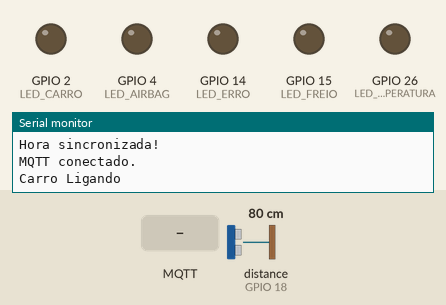
Simulated run of this program. Board: ESP32. Parts: output pins drawn as LEDs (lit = HIGH), the last lines printed to the serial monitor. Wiring (inferred from the names in the program): ultrasonic range finder: trigger GPIO 5; echo GPIO 18. The test bench sets the inputs (shaded band); at power-on: distance to the obstacle (sensor on GPIO 18) 80 cm. The echo pulse lasts 58.3 µs per cm; WiFi joins after 1.5 s; servers stay silent unless stated; the local clock reads 2024-03-15 10:24:30 at power-on unless the program sets it; no MQTT or app messages arrive unless stated; pins used as bus, display or sensor lines are not drawn.

Above: at 4.7 s.
4.8 s: MQTT message "{" arrives on the second subscribed topic
At 8.65 s:
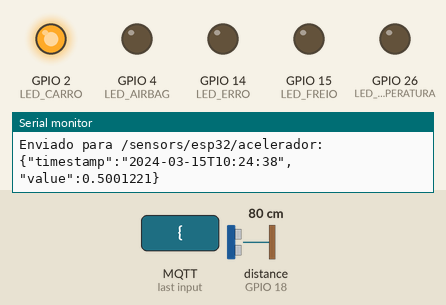
At 9.3 s:
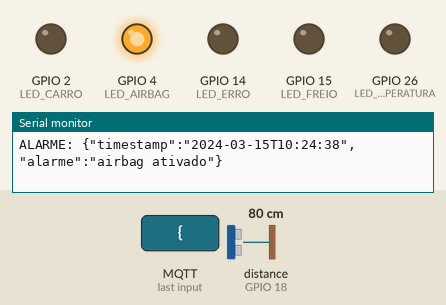
Timing chart, 0 to 10.8 s (numbered marks = the images above; inputs shaded):
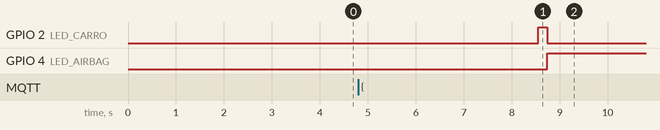

The program:

main.cpp
```cpp
// DataCollector adaptado para o modelo do trabalho
#include <WiFi.h>
#include <PubSubClient.h>
#include <ArduinoJson.h>
#include <time.h>
#include "DHT.h"

// ---------------- CONFIG WIFI ----------------
const char* ssid = "Iphone do Japa";
const char* password = "qualquer123!";

// ---------------- CONFIG MQTT ----------------
const char* mqtt_server = "172.20.10.2";
const int mqtt_port = 1884;

// ---------------- MQTT TOPICOS ----------------
const char* mqtt_topic_proximidade = "/sensors/esp32/proximidade";
const char* mqtt_topic_temperatura = "/sensors/esp32/temperatura";
const char* mqtt_topic_acelerador = "/sensors/esp32/acelerador";
const char* mqtt_topic_freio = "/sensors/esp32/freio";
const char* mqtt_topic_velocidade = "/sensors/esp32/velocidade";
const char* mqtt_topic_sensores = "/sensor_monitors";
const char* mqtt_topic_alarme = "/sensors/alarme";

//-------- RECEBER ---------------
const char* mqtt_topic_freio_rec = "/valor/freio";
const char* mqtt_topic_acel_rec = "/valor/aceleracao";


// ---------------- DEFININDO PINOS ----------------
#define TRIG_PIN 5
#define ECHO_PIN 18
#define LED_CARRO 2
#define LED_AIRBAG 4
#define LED_FREIO 15
#define LED_ERRO 14
#define LED_TEMPERATURA 26
#define PINO_ACELERADOR 33
#define PINO_FREIO 35


/* SENSOR TEMPERATURA */
#define DHTPIN 13
#define DHTTYPE DHT11

WiFiClient espClient;
PubSubClient client(espClient);
DHT dht(DHTPIN, DHTTYPE);


SemaphoreHandle_t mqttMutex;

// ---------------- INICIALIZANDO VARIÁVEIS GLOBAIS ----------------
bool carroLigado = false;
bool airbagAtivado = false;
float distancia_cm = 10.0;
float temperatura = 0.0;
float velocidade = 0.0;
float acel = 0.0;
bool colisaoDetectada = false;
bool frenagem = false;
const float VELOCIDADE_MAXIMA = 200.0;
const float ACELERACAO_MAX = 2.0;
const float FREIO_MOTOR = 2.0;
float freioAnalogico = 0.0;
float freioRecebidoMQTT = 0.0;
float acelRecebidoMQTT = 0.0;

// ---------------- FUNÇÃO WIFI ----------------
void connectToWiFi() {
  WiFi.begin(ssid, password);
  while (WiFi.status() != WL_CONNECTED) {
    delay(500);
    Serial.print(".");
  }
  Serial.println("\nWiFi conectado!");
  Serial.println(WiFi.localIP());
  configTime(0, 0, "pool.ntp.org", "time.google.com", "time.windows.com");
  time_t now = time(nullptr);
  while (now < 24 * 3600) {
    delay(500);
    Serial.print(".");
    now = time(nullptr);
  }
  Serial.println("\nHora sincronizada!");
}


// ---------------- FUNÇÃO MQTT ----------------
void connectToMQTT() {
  while (!client.connected()) {
    if (client.connect("ESP32Ultrassom")) {
      Serial.println("MQTT conectado.");
      client.subscribe(mqtt_topic_freio_rec);
      client.subscribe(mqtt_topic_proximidade);
      client.subscribe(mqtt_topic_temperatura);
      client.subscribe(mqtt_topic_acel_rec);
      delay(2000);
    } else {
      Serial.print("Erro MQTT: ");
      Serial.println(client.state());
      delay(2000);
    }
  }
}


void taskMQTTLoop(void* pvParameters){
  for(;;){
    if (!client.connected()) {
      connectToMQTT();
    }
    client.loop();
    vTaskDelay(pdMS_TO_TICKS(10));
  }
}


// ---------------- FUNÇÃO MQTT DOS SENSORES E SEUS PERIODOS ----------------
void publishSensorMonitorInfo() {
  #pragma GCC diagnostic push
  #pragma GCC diagnostic ignored "-Wdeprecated-declarations"
  StaticJsonDocument<512> doc;
  #pragma GCC diagnostic pop
  doc["machine_id"] = "esp32";
  JsonArray sensors = doc.createNestedArray("sensors");

  JsonObject s1 = sensors.createNestedObject();
  s1["sensor_id"] = "proximidade";
  s1["data_type"] = "float";
  s1["data_interval"] = 300;

  JsonObject s2 = sensors.createNestedObject();
  s2["sensor_id"] = "temperatura";
  s2["data_type"] = "float";
  s2["data_interval"] = 2000;

  JsonObject s3 = sensors.createNestedObject();
  s3["sensor_id"] = "acelerador";
  s3["data_type"] = "float";
  s3["data_interval"] = 1000;

  JsonObject s4 = sensors.createNestedObject();
  s4["sensor_id"] = "freio";
  s4["data_type"] = "float";
  s4["data_interval"] = 700;

  char payload[512];
  serializeJson(doc, payload);
  client.publish(mqtt_topic_sensores, payload);
  Serial.println("Mensagem inicial dos sensores publicada:");
  Serial.println(payload);
}

// ---------------- FUNÇÃO PARA PUBLICAR VALORES DOS SENSORES NOS RESPECTIVOS TOPICOS ----------------
void publishSensorData(const char* topic, float value) {
  if (topic == nullptr || strlen(topic) == 0) {
    Serial.println("Tópico inválido!");
    return;
  }

  if (xSemaphoreTake(mqttMutex, pdMS_TO_TICKS(1000))) {
    if (!client.connected()) {
      Serial.println("MQTT desconectado no publish!");
      xSemaphoreGive(mqttMutex);
      return;
    }

    char timestamp[30];
    time_t now;
    struct tm timeinfo;
    time(&now);
    gmtime_r(&now, &timeinfo);
    strftime(timestamp, sizeof(timestamp), "%Y-%m-%dT%H:%M:%S", &timeinfo);

    StaticJsonDocument<128> doc;
    doc["timestamp"] = timestamp;
    doc["value"] = value;

    String payload;
    serializeJson(doc, payload);

    bool result = client.publish(topic, payload.c_str());
    if (!result) {
      Serial.println("Falha no publish MQTT");
    }

    Serial.printf("Enviado para %s: %s\n", topic, payload.c_str());
    xSemaphoreGive(mqttMutex);
  } else {
    Serial.println("Não foi possível obter o mutex para publicar MQTT.");
  }
}

// ---------------- TAREFA QUEPUBLICAPARA O TÓPICO DE SENSORES ----------------
void taskSensorMonitorInfo(void* pvParameters) {
  for (;;) {
    if (!client.connected()) connectToMQTT();

    if (carroLigado && !colisaoDetectada){
        publishSensorMonitorInfo();
    }
    vTaskDelay(pdMS_TO_TICKS(60000));
  }
}

// ---------------- FUNÇÃO PARA USAR O SENSOR DE PROXIMIDADE ----------------
float readUltrasonicDistance() {
  digitalWrite(TRIG_PIN, LOW);
  delayMicroseconds(2);
  digitalWrite(TRIG_PIN, HIGH);
  delayMicroseconds(10);
  digitalWrite(TRIG_PIN, LOW);
  long duration = pulseIn(ECHO_PIN, HIGH, 30000);
  return duration * 0.034 / 2.0;
}

// ---------------- FUNÇÃO PARA QUE ENVIA PARA O TÓPICO DE PROXIMIDADE SEU VALOR ----------------
void taskProximidade(void* pvParameters) {
  for (;;) {
    if (!client.connected()) connectToMQTT();

    float leitura = readUltrasonicDistance();
    if (carroLigado && !colisaoDetectada){
        publishSensorData(mqtt_topic_proximidade, leitura);
    }
    vTaskDelay(pdMS_TO_TICKS(300));
  }
}

// ---------------- FUNÇÃO QUE ENVIA PARA O TÓPICO DE TEMPERATURA SEU VALOR ----------------
void taskMQTTTemperatura(void* pvParameters) {
  for (;;) {
    if (!client.connected()) connectToMQTT();

    // Só publica se carro estiver ligado e sem colisão
    if (carroLigado && !colisaoDetectada) {
       float temp = dht.readTemperature();
       publishSensorData(mqtt_topic_temperatura, temp);
    }

    vTaskDelay(pdMS_TO_TICKS(2000));
  }
}

// ---------------- FUNÇÃO QUE ENVIA PARA O TÓPICO DE ACELERAÇÃO SEU VALOR ----------------
void taskAceleradorLeitura(void* pvParameters) {
  for (;;) {
    if (!client.connected()) {
      connectToMQTT();
    }

    if (carroLigado && !colisaoDetectada) {
      float sensorAcelerador = (analogRead(PINO_ACELERADOR));
      float pedalAcelerador = (sensorAcelerador / 4095.0);
      Serial.println("--------------------Sensor Acelerador---------------");
      Serial.println(sensorAcelerador);
      if(pedalAcelerador < 0.01){
        pedalAcelerador = 0;
      }
      acel = pedalAcelerador;
      publishSensorData(mqtt_topic_acelerador, acel);
    }
    vTaskDelay(pdMS_TO_TICKS(1000));
  }
}

// ---------------- FUNÇÃO QUE ENVIA PARA O TÓPICO DE FREIO SEU VALOR ----------------
void taskFreioLeitura(void* pvParameters) {
  for (;;) {
    if (!client.connected()) {
      connectToMQTT();
    }

    if (carroLigado && !colisaoDetectada) {
      float sensorFreio = (analogRead(PINO_FREIO));
      freioAnalogico = (sensorFreio / 4095.0);
      Serial.println("--------------------Sensor Freio---------------");
      Serial.println(sensorFreio);
      if(freioAnalogico < 0.01){
        freioAnalogico = 0;
      }
      publishSensorData(mqtt_topic_freio, freioAnalogico);
    }
    vTaskDelay(pdMS_TO_TICKS(700));
  }
}

// ---------------- FUNÇÃO QUE LIGA O CARRO ----------------

void taskIgnicao(void* pvParameters) {
  Serial.println("Carro Ligando");
  vTaskDelay(pdMS_TO_TICKS(5000));
  carroLigado = true;
  digitalWrite(LED_CARRO, HIGH);
  Serial.println("Carro ligado!");
  vTaskDelete(NULL);
}


//----------------------------------------------------------
// ---------------- TRATAMENTO DOS ALARMES -----------------
//----------------------------------------------------------


// ---------------- FUNÇÃO MQTT CALLBACK ----------------

void callback(char* topic, byte* payload, unsigned int length) {

  String msg((char*)payload, length);

  float valorRecebido = 0.0;


  if (msg[0] == '{' && msg[msg.length() - 1] == '}') {
    StaticJsonDocument<128> doc;
    DeserializationError err = deserializeJson(doc, payload, length);
    if (err) {
      Serial.print("Erro JSON: ");
      Serial.println(err.c_str());
      return;
    }
    valorRecebido = doc["value"] | 0.0;
  }
  else {
    valorRecebido = msg.toFloat();
  }

  // Atualiza a variável correta com base no tópico
  if (strcmp(topic, mqtt_topic_freio_rec) == 0) {
    freioRecebidoMQTT = valorRecebido;
  } else if (strcmp(topic, mqtt_topic_acel_rec) == 0) {
    acelRecebidoMQTT = valorRecebido;
  } else if (strcmp(topic, mqtt_topic_temperatura) == 0) {
    temperatura = valorRecebido;
  } else if (strcmp(topic, mqtt_topic_proximidade) == 0) {
    distancia_cm = valorRecebido;
  }
}

//------------------FUNÇÃO PARA PUBLICAR ALARMES---------------
void publishAlarm(const char* alarme) {
  if (alarme == nullptr) {
    Serial.println("ERRO: alarme NULL recebido, ignorando.");
    return;
  }

  if (xSemaphoreTake(mqttMutex, pdMS_TO_TICKS(1000))) {
    char timestamp[30];
    time_t now; struct tm tm_utc;
    time(&now); gmtime_r(&now, &tm_utc);
    strftime(timestamp, sizeof(timestamp), "%Y-%m-%dT%H:%M:%S", &tm_utc);

    StaticJsonDocument<128> doc;
    doc["timestamp"] = timestamp;
    doc["alarme"] = alarme;

    String payload;
    serializeJson(doc, payload);
    client.publish(mqtt_topic_alarme, payload.c_str());
    Serial.printf("ALARME: %s\n", payload.c_str());

    xSemaphoreGive(mqttMutex);
  } else {
    Serial.println("Mutex ocupado – alarme não publicado.");
  }
}

// ---------------- TRATAR FREIO -----------------

void tasktratarFreio(void* pvParameters){
  for(;;){
    if (!client.connected()) connectToMQTT();
    if(carroLigado && !colisaoDetectada){
      if (carroLigado && !colisaoDetectada) {
        if (freioRecebidoMQTT > 0.0) {
          digitalWrite(LED_FREIO, HIGH);
          frenagem = true;
        }else{
          digitalWrite(LED_FREIO, LOW);
          frenagem = false;
        }
      }
    }else{
      digitalWrite(LED_FREIO, LOW);
      frenagem = false;
    }

    vTaskDelay(pdMS_TO_TICKS(300));
  }
}

// ---------------- FREIO E ACELERADOR ACIONADOS -----------------

void tasktratarCondInv(void* pvParameters){
  for(;;){
    if (!client.connected()) {
      connectToMQTT();
    }

    if(carroLigado && !colisaoDetectada){
      if(frenagem && (acelRecebidoMQTT > 0.0)){
        publishAlarm("freio+acel");
        digitalWrite(LED_ERRO, HIGH);
      }else{
        digitalWrite(LED_ERRO, LOW);
      }
    }
    vTaskDelay(pdMS_TO_TICKS(900));
  }
}

// ---------------- Airbag -----------------
void tasktratarAirbag(void* pvParameters){
  for(;;){
    if (!client.connected()) {
      connectToMQTT();
    }

    if(carroLigado and !colisaoDetectada){
      if(distancia_cm == 0.0){
        publishAlarm("airbag ativado");
        digitalWrite(LED_AIRBAG, HIGH);
        digitalWrite(LED_CARRO, LOW);
        digitalWrite(LED_FREIO, LOW);
        digitalWrite(LED_ERRO, LOW);
        colisaoDetectada = true;
      }else{
        digitalWrite(LED_ERRO, LOW);
      }
    }
    vTaskDelay(pdMS_TO_TICKS(200));
  }
}

// ---------------- FUNÇÃO QUE TRATA E ENVIA PARA O TÓPICO DE VELOCIDADE SEU VALOR ----------------

void taskVelocidadeLeitura(void* pvParameters){
  for(;;){
    if (!client.connected()) {
      connectToMQTT();
    }
    if(carroLigado && !colisaoDetectada){
      if (carroLigado && !colisaoDetectada) {
        if(acelRecebidoMQTT > 0 && frenagem == false){
          velocidade += acelRecebidoMQTT * ACELERACAO_MAX;
          velocidade = constrain(velocidade, 0, VELOCIDADE_MAXIMA);
        }else if (acelRecebidoMQTT == 0 && frenagem == true){
          velocidade -= freioRecebidoMQTT * FREIO_MOTOR;
          velocidade = constrain(velocidade, 0, VELOCIDADE_MAXIMA);
        }else{
          velocidade -= FREIO_MOTOR;
          velocidade = constrain(velocidade, 0, VELOCIDADE_MAXIMA);
        }
        publishSensorData(mqtt_topic_velocidade, velocidade);
      }
    }
    vTaskDelay(pdMS_TO_TICKS(400));
  }
}

// ---------------- Alarme Temperatura -----------------
void tasktratarTemp(void* pvParameters){
  for(;;){
    if (!client.connected()) {
      connectToMQTT();
    }

    if(carroLigado and !colisaoDetectada){
      if(temperatura > 30.0){
        publishAlarm("temperatura Alta");
        digitalWrite(LED_TEMPERATURA, HIGH);
      }else{
        digitalWrite(LED_ERRO, LOW);
      }
    }
    vTaskDelay(pdMS_TO_TICKS(2100));
  }
}

void setup() {
  Serial.begin(9600);
  pinMode(TRIG_PIN, OUTPUT);
  pinMode(ECHO_PIN, INPUT);
  pinMode(LED_CARRO, OUTPUT);
  pinMode(LED_AIRBAG, OUTPUT);
  pinMode(LED_FREIO, OUTPUT);
  pinMode(LED_ERRO, OUTPUT);
  pinMode(LED_TEMPERATURA, OUTPUT);
  digitalWrite(LED_CARRO, LOW);
  digitalWrite(LED_AIRBAG, LOW);
  digitalWrite(LED_FREIO, LOW);
  digitalWrite(LED_ERRO, LOW);
  digitalWrite(LED_TEMPERATURA, LOW);
  mqttMutex = xSemaphoreCreateMutex();
  dht.begin();
  connectToWiFi();
  client.setServer(mqtt_server, mqtt_port);

  connectToMQTT();

  client.setCallback(callback);
  client.subscribe(mqtt_topic_freio_rec);
  client.subscribe(mqtt_topic_proximidade);
  client.subscribe(mqtt_topic_temperatura);
  client.subscribe(mqtt_topic_acel_rec);

  xTaskCreatePinnedToCore(taskMQTTLoop, "MQTT_Loop", 4096, NULL, 3, NULL, 1);
  xTaskCreatePinnedToCore(taskSensorMonitorInfo, "Sensores", 4096, NULL, 1, NULL, 1);
  xTaskCreatePinnedToCore(taskIgnicao, "Ignicao", 4096, NULL, 3, NULL, 1);
  xTaskCreatePinnedToCore(taskMQTTTemperatura, "Temperatura", 4096, NULL, 1, NULL, 1);
  xTaskCreatePinnedToCore(taskProximidade, "MProximidade", 4096, NULL, 3, NULL, 1);
  xTaskCreatePinnedToCore(taskAceleradorLeitura, "Acelerador", 4096, NULL, 2, NULL, 1);
  xTaskCreatePinnedToCore(taskFreioLeitura, "Freio",4096, NULL, 3, NULL, 1);
  xTaskCreatePinnedToCore(taskVelocidadeLeitura, "Velocidade", 4096, NULL, 3, NULL, 1);
  xTaskCreatePinnedToCore(tasktratarFreio, "Tratar_Freio", 4096, NULL, 2, NULL, 1);
  xTaskCreatePinnedToCore(tasktratarCondInv, "Tratar_CondInv", 4096, NULL, 1, NULL, 1);
  xTaskCreatePinnedToCore(tasktratarAirbag, "Airbag", 4096, NULL, 3, NULL, 1);
  xTaskCreatePinnedToCore(tasktratarTemp, "Tratar_Temp", 4096, NULL, 1, NULL, 1);
}

void loop() {

}
```

Measured:
- after the input at 4.8 s, GPIO 4 (LED_AIRBAG): LOW → HIGH after 3.9 s
